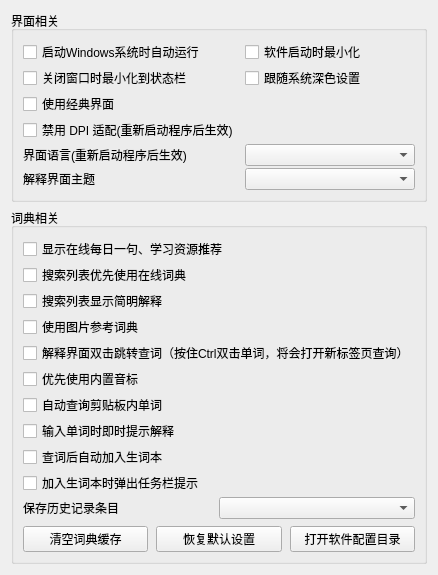
         <widget class="QWidget" name="page_1">
          <layout class="QGridLayout" name="gridLayout_2">
           <item row="1" column="0">
            <widget class="QGroupBox" name="groupBox_2">
             <property name="minimumSize">
              <size>
               <width>0</width>
               <height>0</height>
              </size>
             </property>
             <property name="title">
              <string>词典相关</string>
             </property>
             <layout class="QGridLayout" name="gridLayout_3">
              <property name="horizontalSpacing">
               <number>6</number>
              </property>
              <property name="verticalSpacing">
               <number>2</number>
              </property>
              <item row="0" column="0">
               <widget class="QCheckBox" name="cbDaily">
                <property name="text">
                 <string>显示在线每日一句、学习资源推荐</string>
                </property>
               </widget>
              </item>
              <item row="7" column="0">
               <widget class="QCheckBox" name="cbInstantSearch">
                <property name="text">
                 <string>输入单词时即时提示解释</string>
                </property>
               </widget>
              </item>
              <item row="3" column="0">
               <widget class="QCheckBox" name="cbThumbnailDict">
                <property name="text">
                 <string>使用图片参考词典</string>
                </property>
               </widget>
              </item>
              <item row="8" column="0">
               <widget class="QCheckBox" name="cbAutoAddStudyList">
                <property name="text">
                 <string>查词后自动加入生词本</string>
                </property>
               </widget>
              </item>
              <item row="5" column="0">
               <widget class="QCheckBox" name="cbShowPhon">
                <property name="text">
                 <string>优先使用内置音标</string>
                </property>
               </widget>
              </item>
              <item row="2" column="0">
               <widget class="QCheckBox" name="cbShowComExpList">
                <property name="text">
                 <string>搜索列表显示简明解释</string>
                </property>
               </widget>
              </item>
              <item row="9" column="0">
               <widget class="QCheckBox" name="cbShowBalloonHint">
                <property name="enabled">
                 <bool>true</bool>
                </property>
                <property name="text">
                 <string>加入生词本时弹出任务栏提示</string>
                </property>
               </widget>
              </item>
              <item row="12" column="0">
               <layout class="QHBoxLayout" name="horizontalLayout_2">
                <property name="spacing">
                 <number>8</number>
                </property>
                <property name="topMargin">
                 <number>5</number>
                </property>
                <item>
                 <widget class="QPushButton" name="btnClearCache">
                  <property name="text">
                   <string>清空词典缓存</string>
                  </property>
                 </widget>
                </item>
                <item>
                 <widget class="QPushButton" name="btnResetSetting">
                  <property name="text">
                   <string>恢复默认设置</string>
                  </property>
                 </widget>
                </item>
                <item>
                 <widget class="QPushButton" name="btnOpenConfigFolder">
                  <property name="text">
                   <string>打开软件配置目录</string>
                  </property>
                 </widget>
                </item>
               </layout>
              </item>
              <item row="13" column="0">
               <spacer name="verticalSpacer">
                <property name="orientation">
                 <enum>Qt::Vertical</enum>
                </property>
                <property name="sizeHint" stdset="0">
                 <size>
                  <width>20</width>
                  <height>0</height>
                 </size>
                </property>
               </spacer>
              </item>
              <item row="4" column="0">
               <widget class="QCheckBox" name="cbDoubleJump">
                <property name="text">
                 <string>解释界面双击跳转查词（按住Ctrl双击单词，将会打开新标签页查询）</string>
                </property>
               </widget>
              </item>
              <item row="1" column="0">
               <widget class="QCheckBox" name="cbPrefereOnlineList">
                <property name="text">
                 <string>搜索列表优先使用在线词典</string>
                </property>
               </widget>
              </item>
              <item row="6" column="0">
               <widget class="QCheckBox" name="cbSearchClipboardOnStart">
                <property name="text">
                 <string>自动查询剪贴板内单词</string>
                </property>
               </widget>
              </item>
              <item row="10" column="0">
               <layout class="QHBoxLayout" name="horizontalLayout_11">
                <item>
                 <widget class="QLabel" name="label_27">
                  <property name="text">
                   <string>保存历史记录条目</string>
                  </property>
                 </widget>
                </item>
                <item>
                 <widget class="QComboBox" name="cbHistoryCount"/>
                </item>
               </layout>
              </item>
             </layout>
            </widget>
           </item>
           <item row="0" column="0">
            <widget class="QGroupBox" name="groupBox">
             <property name="sizePolicy">
              <sizepolicy hsizetype="Preferred" vsizetype="Fixed">
               <horstretch>0</horstretch>
               <verstretch>0</verstretch>
              </sizepolicy>
             </property>
             <property name="minimumSize">
              <size>
               <width>0</width>
               <height>0</height>
              </size>
             </property>
             <property name="title">
              <string>界面相关</string>
             </property>
             <layout class="QGridLayout" name="gridLayout_5">
              <property name="verticalSpacing">
               <number>2</number>
              </property>
              <item row="1" column="0">
               <widget class="QCheckBox" name="cbCloseIsMin">
                <property name="text">
                 <string>关闭窗口时最小化到状态栏</string>
                </property>
               </widget>
              </item>
              <item row="2" column="0">
               <widget class="QCheckBox" name="cbClassicStyle">
                <property name="text">
                 <string>使用经典界面</string>
                </property>
               </widget>
              </item>
              <item row="1" column="1">
               <widget class="QCheckBox" name="cbFollowSystemDarkMode">
                <property name="text">
                 <string>跟随系统深色设置</string>
                </property>
               </widget>
              </item>
              <item row="0" column="0">
               <widget class="QCheckBox" name="cbStartWithWindows">
                <property name="text">
                 <string>启动Windows系统时自动运行</string>
                </property>
               </widget>
              </item>
              <item row="7" column="0">
               <widget class="QCheckBox" name="cbDisableDPI">
                <property name="text">
                 <string>禁用 DPI 适配(重新启动程序后生效)</string>
                </property>
               </widget>
              </item>
              <item row="8" column="0">
               <widget class="QLabel" name="label">
                <property name="text">
                 <string>界面语言(重新启动程序后生效)</string>
                </property>
               </widget>
              </item>
              <item row="8" column="1">
               <widget class="QComboBox" name="cbLang"/>
              </item>
              <item row="9" column="0">
               <widget class="QLabel" name="label_2">
                <property name="text">
                 <string>解释界面主题</string>
                </property>
               </widget>
              </item>
              <item row="9" column="1">
               <widget class="QComboBox" name="cbStyle"/>
              </item>
              <item row="0" column="1">
               <layout class="QHBoxLayout" name="horizontalLayout_10">
                <item>
                 <widget class="QCheckBox" name="cbStartMin">
                  <property name="text">
                   <string>软件启动时最小化</string>
                  </property>
                 </widget>
                </item>
               </layout>
              </item>
             </layout>
            </widget>
           </item>
          </layout>
         </widget>
